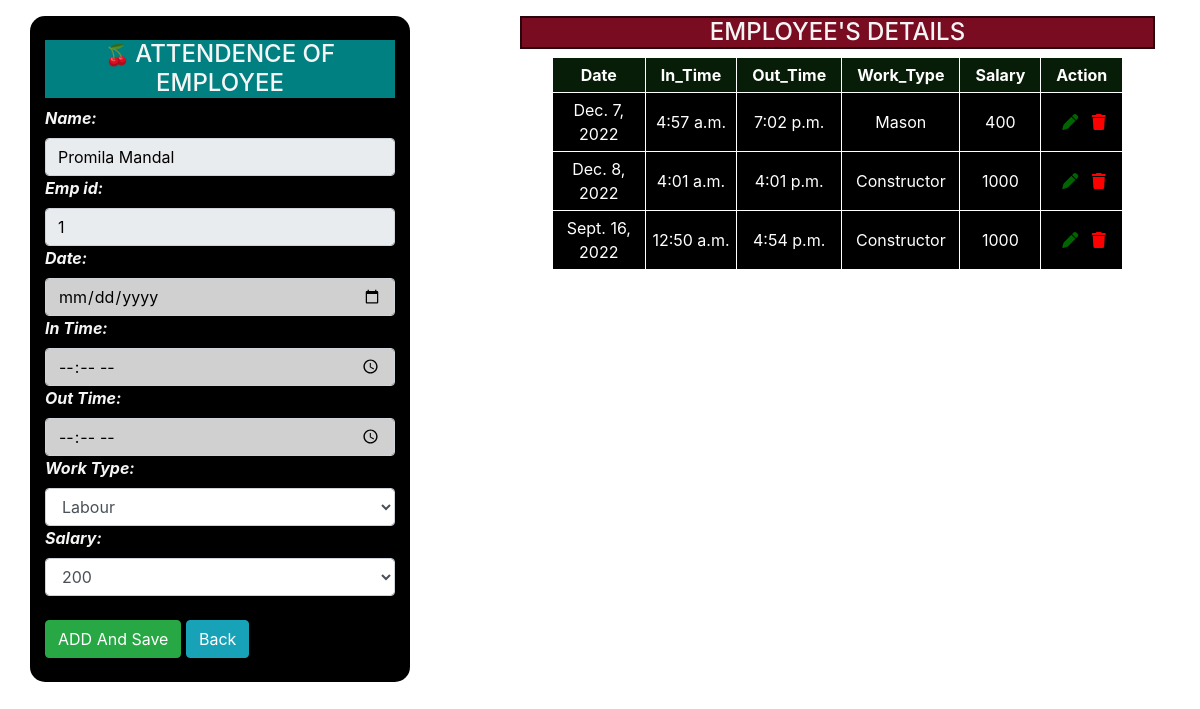
Screenshot of /attend/1/ with the database file from the repository.
### testapp/models.py (models this page shows, shortened)
class UserModel(models.Model):
    stu_id=models.AutoField(primary_key=True,editable=True)
    name= models.CharField(max_length=50,editable=True)
    first_name =models.CharField(max_length=50,editable=True)
    email = models.EmailField(unique=True,editable=True)
    password=models.CharField(max_length=50,editable=True)
    mobile = models.CharField(max_length=10,editable=True)
    city = models.CharField(max_length=50, null=True,editable=True)

class Attendence(models.Model):
    id=models.AutoField(primary_key=True,editable=True)
    emp_id=models.ForeignKey(UserModel,on_delete=models.CASCADE,editable=True)
    name=models.CharField(max_length=50,editable=True)
    date=models.DateField(auto_now=False,unique=False,editable=True)
    In_Time=models.TimeField(auto_now=False,null=True,editable=True)
    Out_Time=models.TimeField(auto_now=False,null=True,editable=True)
    Work_type=models.CharField(max_length=50,null=True,editable=True)
    Salary = models.CharField(max_length=50,editable=True)
    duration=models.DurationField(null=True,editable=True)
    total_second=models.FloatField(null=True,editable=True)
    sub_total=models.DecimalField(max_digits=300,decimal_places=2,null=True,editable=True)
    paid=models.BooleanField(default=False,editable=True)
    class Meta:
        unique_together = (('emp_id','date'),)
    '''def hours_conversion(self):
        startdelta = datetime.timedelta(hours=self.In_Time.hour, minutes=self.In_Time.minute, seconds=self.In_Time.second)
        enddelta = datetime.timedelta(hours=self.Out_Time.hour, minutes=self.Out_Time.minute, seconds=self.Out_Time.second)
        return print((enddelta-startdelta).seconds/3600)'''

### testapp/views.py (the view)
# urls.py: path('attend/<int:id>/',views.user_attendence,name='attendence'),
def user_attendence(request,id):
    initial_data={'emp_id':id,'name':UserModel.objects.get(pk=id).name}
    if request.method=='POST':
        fm=Aform(request.POST,initial=initial_data)
        if fm.is_valid():
            In_Time=fm.cleaned_data['In_Time']
            Out_Time=fm.cleaned_data['Out_Time']
            if In_Time<=Out_Time:
                fm.save()
                t=PayementStatus(paid=False)
                t.save()
                url='/attend/{}'.format(id)
                return HttpResponseRedirect(url)
            else:
                messages.error(request,'Exist Time  cannot  be less than Entry Time.')
    else:
        fm=Aform(initial=initial_data)
    s=Attendence.objects.filter(emp_id=id).values()
    o=UserModel.objects.all()
    pi=UserModel.objects.get(pk=id)
    nm=pi.name
    return render(request,'testapp/attend.html',{'fm':fm,'nm':nm,'emp':id,'s':s,'o':o})

### testapp/templates/testapp/attend.html (shortened to what this page needs)
<!DOCTYPE html>
{% load static %}
<html>
    <head>
        <link rel="stylesheet" href="{% static 'css/bootstrap.css' %}">
        <link rel="stylesheet" href="{% static 'css/mycss.css' %}">
    </head>
    <body>
        <div class='container mt-3'>
            <div class='row'>
                <div class='col-sm-4 offset-md-0.5 m'><br>
                    <div class='form-container'>
                    <h4 class='text-center h'><span style='font-size:20px;'>&#127826 </span>ATTENDENCE OF EMPLOYEE</h4>
                    <form action=""  method="POST" class='d-inline' novalidate>
                    {% for f in fm %}
                    <div>
                      <strong><em>{{f.label_tag}} {{f}} {{f.errors|striptags}}</em></strong>
                    </div>
                    {% endfor %}<br>
                        <input type='submit' class='btn btn-success' value='ADD And Save'/>
                        <a href="{% url 'info' %}" class='btn btn-info'>Back</a>
                    </form>
            </div><br>
        </div>
                    <div class='col-sm-7 offset-sm-1'>
                            <h4 class='text-center hbox'>EMPLOYEE'S DETAILS</h4>
                            <table>
                                <tr>
                                    <th style='background-color:rgb(7, 29, 7); color:white;'class="col-sm-4">Date</th>
                                    <th style='background-color:rgb(7, 29, 7); color:white;'class="col-sm-1">In_Time</th>
                                    <th style='background-color:rgb(7, 29, 7); color:white;'class="col-sm-1">Out_Time</th>
                                    <th style='background-color:rgb(7, 29, 7); color:white;'class="col-sm-1">Work_Type</th>
                                    <th style='background-color:rgb(7, 29, 7); color:white;'class="col-sm-1">Salary</th>
                                    <th style='background-color:rgb(7, 29, 7); color:white;'class="col-sm-1">Action</th>
                                </tr>
                                {% for i in s %}
                                <tr>
                                    <td>{{i.date}}</td>
                                    <td>{{i.In_Time}}</td>
                                    <td>{{i.Out_Time}}</td>
                                    <td>{{i.Work_type}}</td>
                                    <td>{{i.Salary}}</td>
                                    <td>
                                        &nbsp<a style="color:darkgreen;" href="{% url 'update_attend' i.id %}" role="button"><i class="fa-solid fa-pen"></i></a>&nbsp&nbsp
                                        <form action='' method='GET' class='d-inline' novalidate>
                                            <a  style=" color: #ff0000	;" href="{% url 'delete_attend' i.id %}" onclick="return confirm('Are you sure you want to delete this data?');" role="button"><i class="fa-solid fa-trash"></i></a>
                                        </form>
                                    </td>
                                </tr>
                                {% endfor %}
        </div>
    </div>
</div>
    </body>
</html>

### testapp/static/css/mycss.css (style rules this page uses)
.hbox { color:whitesmoke; background-color:rgb(122, 12, 34); border: 2px solid rgb(43, 4, 14); }
table { background-color: black; color:white; margin-left: 2.5%; margin-right: 0%; width:70px; }
table, td, th { border: 1px solid white; text-align: center; padding: 5px; }

### testapp/templates/testapp/attend.html (style rules this page uses)
.h { background-color:#008080; }
.m { color:whitesmoke; background-color: black; margin-left:0%; border-radius: 15px; }
input[type=text] { width: 100%; background-color: #D0D0D0; color: black; }
input[type=date] { width: 100%; background-color: #D0D0D0; color: black; }
input[type=number] { width: 100%; background-color: #D0D0D0; color: black; }
input[type=time] { width: 100%; background-color: #D0D0D0; color: black; }
select { width: 100%; background-color: #D0D0D0; color: black; }
table { background-color: black; color:white; margin-left: 5%; margin-right: 0%; width:90%; }
table, td, th { border: 1px solid white; text-align: center; padding: 5px; }

### rows the page displays
UserModel: fm "Promila Mandal"
Attendence: date "Dec. 7, 2022", In_Time "4:57 a.m.", Out_Time "7:02 p.m.", Work_type "Mason", Salary "400"
Attendence: date "Dec. 8, 2022", In_Time "4:01 a.m.", Out_Time "4:01 p.m.", Work_type "Constructor", Salary "1000"
Attendence: date "Sept. 16, 2022", In_Time "12:50 a.m.", Out_Time "4:54 p.m.", Work_type "Constructor", Salary "1000"

### other values shown
{{ f.label_tag }} "Name:" "Emp id:" "Date:" "In Time:" "Out Time:" "Work Type:" "Salary:"
